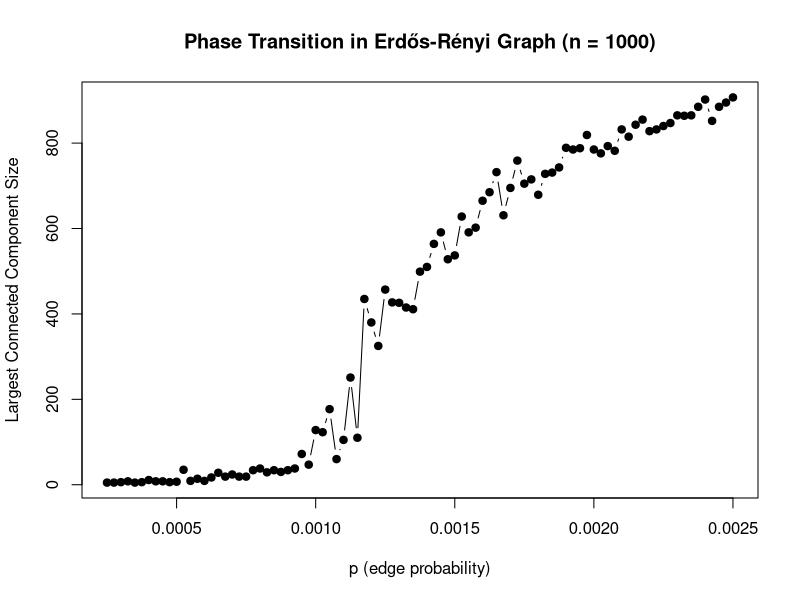

Write the R code that produced this figure.
# Generate a series of Erdős-Rényi graphs with 1, 000 nodes and
# n increasing p value, from .00025 to .0025, with increments of
# .000025. Make a plot with the p value on the x axis and the size of
# the largest connected component on the y axis. Can you find the
# phase transition?

library(here)
library(igraph)

# Setting up the parameters
n <- 1000
p_vals <- seq(0.00025, 0.0025, by=0.000025)
largest_cc_sizes <- numeric(length(p_vals))
set.seed(42) # For reproducibility

# Solution 

# Generating Graphs and Computing largest component size
for (i in seq_along(p_vals)) {
  g <- sample_gnp(n, p_vals[i], directed=FALSE)
  comps <- components(g)
  largest_cc_sizes[i] <- max(comps$csize)
}

# Plotting the results
plot(p_vals, largest_cc_sizes, type="b", pch=19,
     xlab="p (edge probability)",
     ylab="Largest Connected Component Size",
     main="Phase Transition in Erdős-Rényi Graph (n = 1000)")